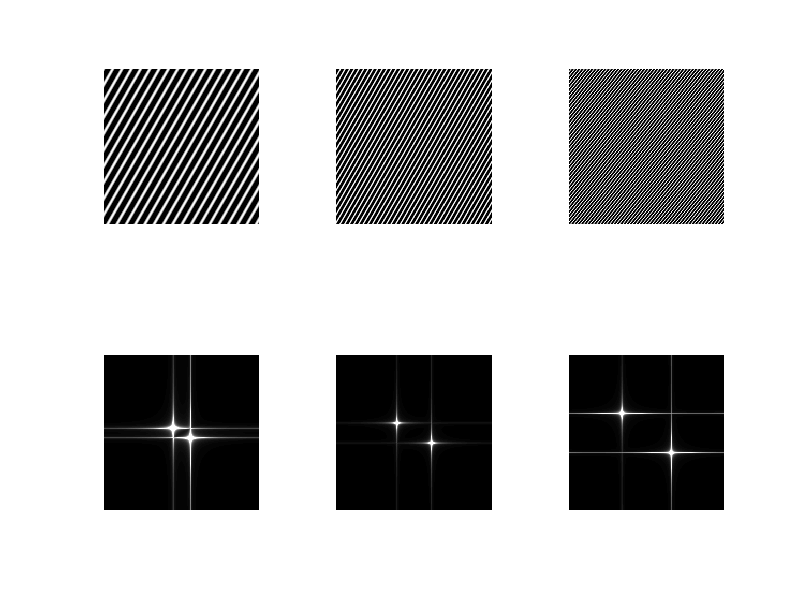
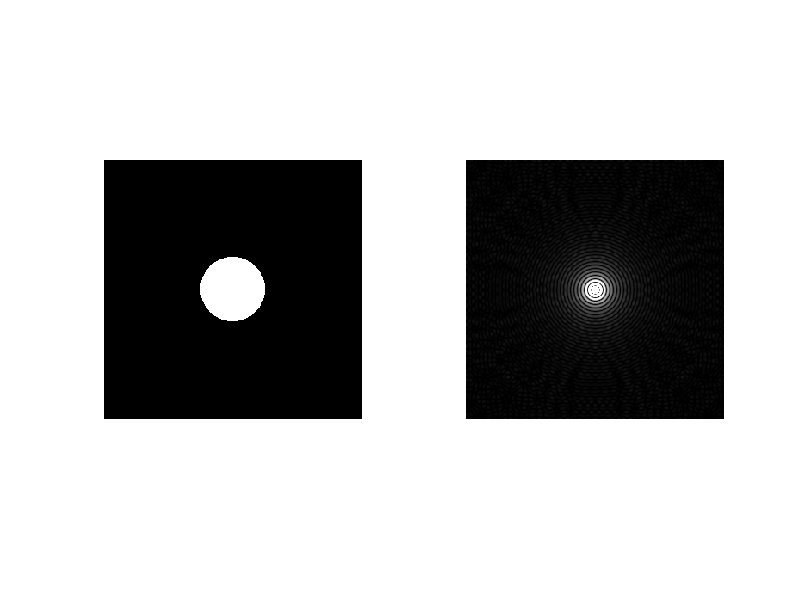

MATLAB code for these plots, in order:
clear all;
close all;
clc;

%% 1
n=300;
m=n;
M=zeros(n,m);
for p=floor(0.25*n):floor(0.75*n)
    for q=floor(0.35*m):floor(0.65*m)
        M(p,q)=1;
    end
end
TF_M_real = fftshift(abs(fft2(M,m,n)));
TF_M_int = uint8(TF_M_real);
figure(1)
subplot(1,2,1);
imshow(M);
subplot(1,2,2);
imshow(TF_M_int);

M2=zeros(n,m);
Milieu = [m/2, n/2];
Rayon = m/8;
for i=1:m
    for j=1:n
        if (j-Milieu(1))^2 + (i-Milieu(2))^2 < Rayon^2
            M2(i,j)=1;
        end
    end
end
TF_M_real = fftshift(abs(fft2(M2,m,n)));
TF_M_int = uint8(TF_M_real);
figure(2)
subplot(1,2,1);
imshow(M2);
subplot(1,2,2);
imshow(TF_M_int);

%% 2
%% a
clear all;
close all;
n=300;
m=n;
figure(1)
[x,y]=meshgrid(1:n,1:m);
M=cos(0.5*x+0.5*y);
subplot(1,2,1);
imshow(M);
TF_M_real = fftshift(abs(fft2(M,m,n)));
TF_M_int = uint8(TF_M_real);
subplot(1,2,2);
imshow(TF_M_int);
 
%% a
clear all;
close all;
n=300;
m=n;
figure(1)
[x,y]=meshgrid(1:n,1:m);
M=cos(0.5*x+0.5*y) + cos(0.5*x-0.5*y);
subplot(1,2,1);
imshow(M);
TF_M_real = fftshift(abs(fft2(M,m,n)));
TF_M_int = uint8(TF_M_real);
subplot(1,2,2);
imshow(TF_M_int);

%% b
clear all;
close all;
n=300;
m=n;
frequence1 = [0.35, 0.7, 1];
frequence2 = [0.2, 0.4, 0.8];
for k = 1:3
    figure(1)
    [x,y]=meshgrid(1:n,1:m);
    M=cos(frequence1(k)*x+frequence2(k)*y);
    subplot(2,3,k);
    imshow(M);
    TF_M_real = fftshift(abs(fft2(M,m,n)));
    TF_M_int = uint8(TF_M_real);
    subplot(2,3,k+3);
    imshow(TF_M_int);
end